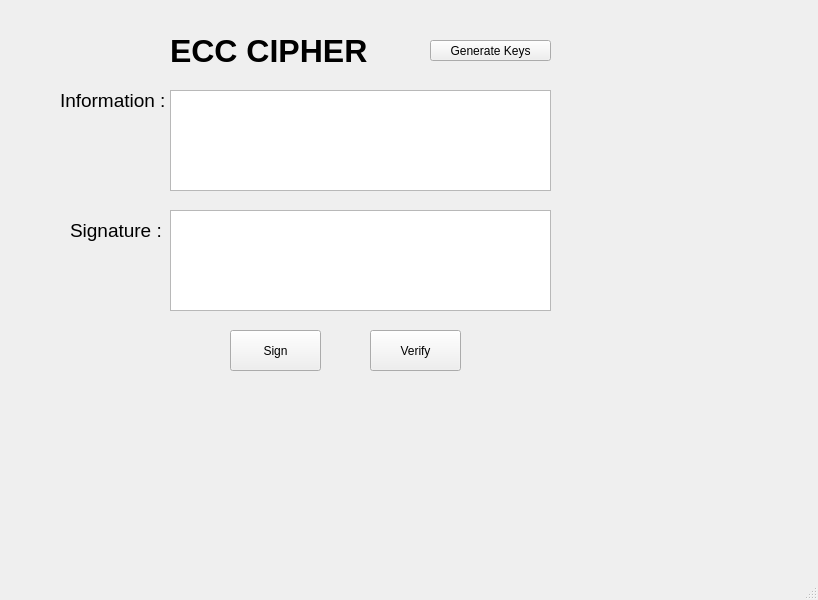
<?xml version="1.0" encoding="UTF-8"?>
<ui version="4.0">
 <class>MainWindow</class>
 <widget class="QMainWindow" name="MainWindow">
  <property name="geometry">
   <rect>
    <x>0</x>
    <y>0</y>
    <width>818</width>
    <height>600</height>
   </rect>
  </property>
  <property name="windowTitle">
   <string>MainWindow</string>
  </property>
  <widget class="QWidget" name="centralwidget">
   <widget class="QLabel" name="label">
    <property name="geometry">
     <rect>
      <x>170</x>
      <y>30</y>
      <width>241</width>
      <height>41</height>
     </rect>
    </property>
    <property name="font">
     <font>
      <pointsize>24</pointsize>
      <weight>75</weight>
      <bold>true</bold>
     </font>
    </property>
    <property name="text">
     <string>ECC CIPHER</string>
    </property>
   </widget>
   <widget class="QLabel" name="label_2">
    <property name="geometry">
     <rect>
      <x>60</x>
      <y>90</y>
      <width>141</width>
      <height>21</height>
     </rect>
    </property>
    <property name="font">
     <font>
      <pointsize>14</pointsize>
     </font>
    </property>
    <property name="text">
     <string>Information :</string>
    </property>
   </widget>
   <widget class="QLabel" name="label_3">
    <property name="geometry">
     <rect>
      <x>70</x>
      <y>220</y>
      <width>111</width>
      <height>21</height>
     </rect>
    </property>
    <property name="font">
     <font>
      <pointsize>14</pointsize>
     </font>
    </property>
    <property name="text">
     <string>Signature :</string>
    </property>
   </widget>
   <widget class="QTextEdit" name="txt_info">
    <property name="geometry">
     <rect>
      <x>170</x>
      <y>90</y>
      <width>381</width>
      <height>101</height>
     </rect>
    </property>
   </widget>
   <widget class="QTextEdit" name="txt_sign">
    <property name="geometry">
     <rect>
      <x>170</x>
      <y>210</y>
      <width>381</width>
      <height>101</height>
     </rect>
    </property>
   </widget>
   <widget class="QPushButton" name="btn_gen_keys">
    <property name="geometry">
     <rect>
      <x>430</x>
      <y>40</y>
      <width>121</width>
      <height>21</height>
     </rect>
    </property>
    <property name="text">
     <string>Generate Keys</string>
    </property>
   </widget>
   <widget class="QPushButton" name="btn_sign">
    <property name="geometry">
     <rect>
      <x>230</x>
      <y>330</y>
      <width>91</width>
      <height>41</height>
     </rect>
    </property>
    <property name="text">
     <string>Sign</string>
    </property>
   </widget>
   <widget class="QPushButton" name="btn_verify">
    <property name="geometry">
     <rect>
      <x>370</x>
      <y>330</y>
      <width>91</width>
      <height>41</height>
     </rect>
    </property>
    <property name="text">
     <string>Verify</string>
    </property>
   </widget>
  </widget>
  <widget class="QMenuBar" name="menubar">
   <property name="geometry">
    <rect>
     <x>0</x>
     <y>0</y>
     <width>818</width>
     <height>21</height>
    </rect>
   </property>
  </widget>
  <widget class="QStatusBar" name="statusbar"/>
 </widget>
 <resources/>
 <connections/>
</ui>
